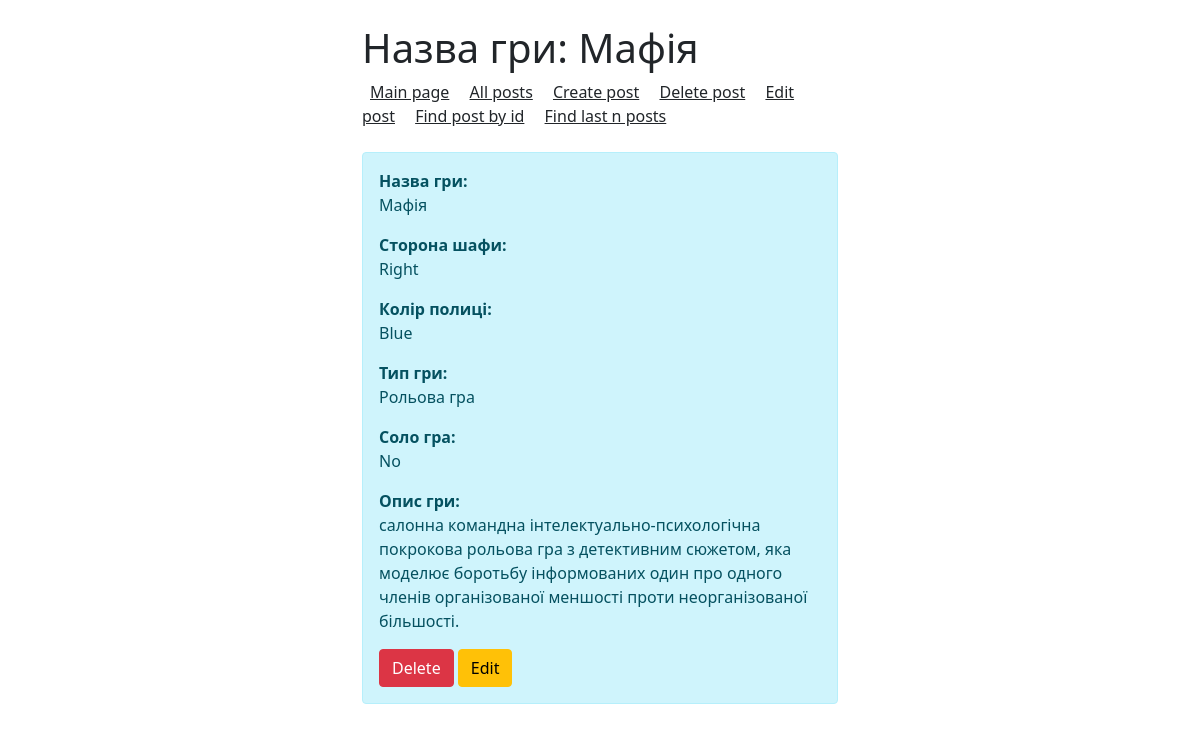
The page /posts/2 on the database its author committed.
### app.py (models this page shows, shortened)
class Article(db.Model):
    id = db.Column(db.Integer, primary_key=True)
    side = db.Column(db.String(100), nullable=False)
    color = db.Column(db.String(100), nullable=False)
    type = db.Column(db.String(100), nullable=False)
    people = db.Column(db.String(100), nullable=False)
    title = db.Column(db.String(100), nullable=False)
    description = db.Column(db.Text, nullable=False)
    date = db.Column(db.DateTime, default=datetime.utcnow)

### app.py (the view)
@app.route('/posts/<int:id>')
def post_detail(id):
   article = Article.query.get(id)
   return render_template ("posts_detail.html", article=article)

### templates/posts_detail.html (shortened to what this page needs)
<!doctype html>
<html lang="en">
<head>
    <link rel="stylesheet" href="https://cdn.jsdelivr.net/npm/bootstrap@5.1.1/dist/css/bootstrap.min.css">
</head>
<body>
<div class="container mt-4 col-md-5">
<h1>Назва гри: {{ article.title }}</h1>
<a class="p-2 text-dark" href="/">Main page</a>
<a class="p-2 text-dark" href="/posts">All posts</a>
<a class="p-2 text-dark" href="/create-article">Create post</a>
<a class="p-2 text-dark" href="/posts">Delete post</a>
<a class="p-2 text-dark" href="/posts">Edit post</a>
<a class="p-2 text-dark" href="/find_id">Find post by id</a>
<a class="p-2 text-dark" href="/find_last">Find last n posts</a><br><br>
<div class="alert alert-info">
    <p><b>Назва гри:</b><br> {{ article.title }}</p>
    <p><b>Сторона шафи:</b><br> {{ article.side }}</p>
    <p><b>Колір полиці:</b><br> {{ article.color }}</p>
    <p><b>Тип гри:</b><br> {{ article.type }}</p>
    <p><b>Соло гра:</b><br> {{ article.people }}</p>
    <p><b>Опис гри:</b><br> {{ article.description }}</p>
    <a href="/posts/{{ article.id }}/delete" class="btn btn-danger">Delete</a>
    <a href="/posts/{{ article.id }}/posts_update" class="btn btn-warning">Edit</a>
</div>
</div>
</body>
</html>

### rows shown on the page
Article: title "Мафія", side "Right", color "Blue", type "Рольова гра", people "No", description "салонна командна інтелектуально-психологічна покрокова рольова гра з детективним сюжетом, яка моделює боротьбу інформованих один про одного членів організованої меншості проти неорганізованої більшості."
